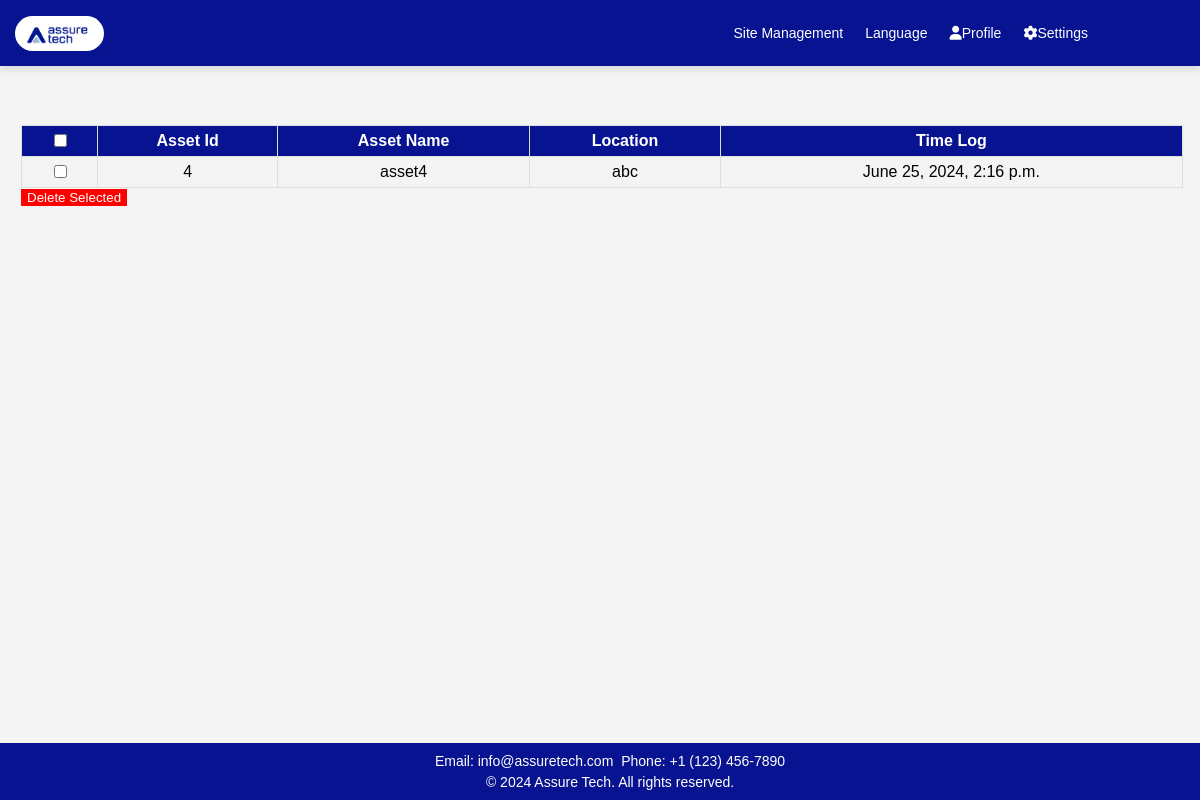
Screenshot of /exit/ with the database file from the repository.
### app1/models.py (models this page shows, shortened)
class Asset(models.Model):
    asset_id = models.IntegerField(unique=True)
    picture = models.ImageField(upload_to='asset_pictures/', blank=True, null=True)
    asset_name = models.CharField(max_length=255)
    tag_id = models.IntegerField(unique=True)
    footage = models.ImageField(upload_to='assets_footage/', blank=True, null=True,verbose_name= 'Footage')
    description = models.CharField(max_length=500)
    asset_category = models.CharField(max_length=50)
    STATUS_CHOICES = [
        ('active', 'Active'),
        ('inactive', 'Inactive'),
    ]
    status = models.CharField(max_length=50, choices=STATUS_CHOICES)
    location = models.CharField(max_length=100)
    time_log = models.DateTimeField(auto_now=True)

### app1/views.py (the view)
# urls.py: path('exit/',views.exit,name='exit'),
def exit(request):
    assets = Asset.objects.filter(status='inactive')
    return render(request, 'app1/exit_status.html', {'assets': assets})

### app1/templates/app1/exit_status.html (shortened to what this page needs)
<!DOCTYPE html>
<html lang="en">
<head>
    {% load static %}
    <link rel="stylesheet" href="https://cdnjs.cloudflare.com/ajax/libs/font-awesome/6.0.0/css/all.min.css">
</head>
<body>
    <header>
        <a class="logo" href="#"><img src="{% static 'app1/images/logo.jpg' %}" alt="Logo"></a>
        <nav class="nav">
            <div class="dropdown">
                <a href="{% url 'sites' %}">Site Management</a>
            </div>
            <div class="dropdown">
                <a href="#" class="dropbtn">Language</a>
            </div>
            <div class="dropdown">
                <a href="#" class="dropbtn"><i class="fas fa-user"></i>Profile</a>
            </div>
            <div class="dropdown">
                <a href="#" class="dropbtn"><i class="fas fa-cog"></i>Settings</a>
            </div>
        </nav>
    </header>
    <div class="main-container">
        <div class="main-content">
            <form method="post" action="{% url 'delete_selected1' %}">
            <table>
                <thead>
                    <tr>
                        <th><input type="checkbox" onClick="toggleAll(this)"></th>
                        <th>Asset Id</th>
                        <th>Asset Name</th>
                        <th>Location</th>
                        <th>Time Log</th>
                    </tr>
                </thead>
                <tbody>
                    {% for asset in assets %}
                    <tr>
                        <td><input type="checkbox" name="selected_recordings" value="{{ asset.pk }}"></td>
                        <td>{{ asset.asset_id }}</td>
                        <td>{{ asset.asset_name }}</td>
                        <td>{{ asset.location }}</td>
                        <td>{{ asset.time_log }}</td>
                    </tr>
                    {% endfor %}
                </tbody>
            </table>
            <button type="submit" class="delete-btn">Delete Selected</button>
        </div>
        </div>
        <footer>
            <p>Email: info@assuretech.com</p>
            <p>Phone: +1 (123) 456-7890</p>
            <div class="footer-bottom">
                <p>&copy; 2024 Assure Tech. All rights reserved.</p>
            </div>
        </footer>
</body>
</html>

### app1/templates/app1/exit_status.html (style rules this page uses)
body { font-family: 'Verdana', sans-serif; width: 100%; margin: 0; padding-top: 10vh; background: #f4f4f4; box-sizing: border-box; height: 800px; }
header { background-color: #071390; color: white; text-align: center; padding: 15px 0; position: fixed; top: 0; width: 100%; z-index: 1000; display: flex; justify-content: space-between; align-items: center; box-shadow: 0px 4px 6px rgba(0, 0, 0, 0.1); }
.nav a { color: white; padding: 10px 10px; font-size: 14px; text-decoration: none; display: inline-block; margin-right: 2px; transition: color 0.3s ease; }
.nav { display: flex; align-items: center; margin-right: 100px; }
.logo img { max-height: 35px; margin-left: 15px; float: left; border-radius: 20px; }
.dropdown { display: inline-block; position: relative; text-align: center; }
footer { position: fixed; bottom: 0; width: 100%; background-color: #071390; color: white; text-align: center; padding: 10px; z-index: 1000; font-size: 14px; }
footer h4, footer p { white-space: nowrap; margin: 0; padding: 2px; display: inline; }
.footer-bottom { white-space: nowrap; padding-top: 5px; }
.footer-bottom p { margin: 0; }
.main-container { display: flex; }
.main-content { margin-left: 1px; padding: 20px; width: 95%; margin-right: 20px; }
table { width: 102%; border-collapse: collapse; margin-top: 25px; }
th, td { border: 1px solid #ddd; padding: 5px; text-align: center; }
th { background-color: #071390; color: white; text-align: center; }
.delete-btn { background-color: red; color: white; border: none; }

### rows the page displays
Asset: asset_id "4", asset_name "asset4", location "abc", time_log "June 25, 2024, 2:16 p.m."
